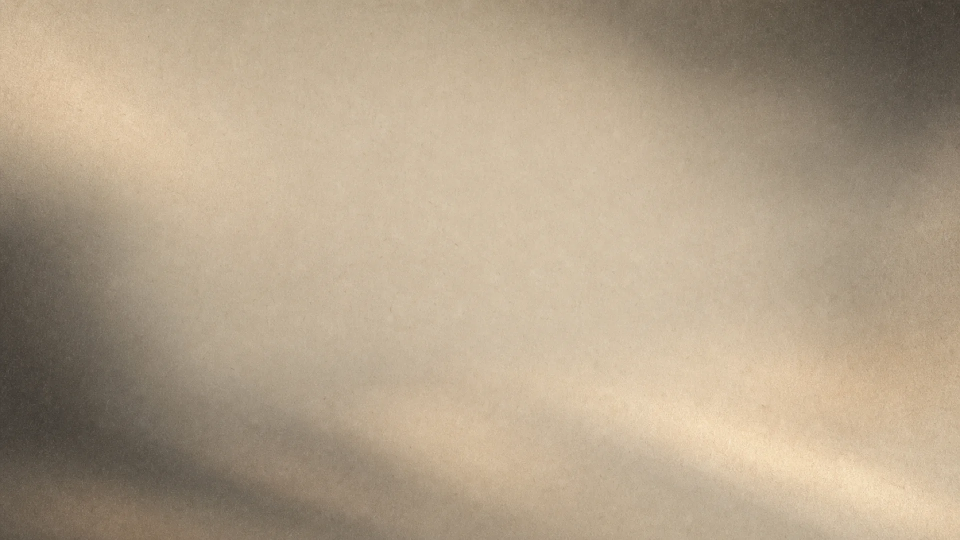
#> input picture guizang-social-card-skill/assets/screenshot-backgrounds/style-a/dune.webp, 1920 x 1080 px (shown at 1/2 size)
$ python -i generate_oil_cover.py   (imports and definitions only)
#> lines starting #> are read from the running program, lines starting #| are printed output that depends on the picture; after the words box and inside, x2 and y2 are one past the last pixel; in counts of white or black regions, pixels touching at a corner belong together
#!/usr/bin/env python3
"""
Generate oil-cover Xiaohongshu and Bilibili covers with Zenmux.

The script reads the oil-cover reference rules, asks Gemini to select/plan a
cover, then calls the configured image model to generate the final cover images.
"""

from __future__ import annotations

import argparse
import base64
import concurrent.futures
import json
import mimetypes
import os
import re
import shutil
import subprocess
import sys
import threading
import time
import urllib.error
import urllib.request
import uuid
from datetime import datetime
from pathlib import Path
from typing import Any


def _resolve_skill_dir() -> Path:
    """Locate the installed oil-cover skill directory without hardcoding a user.

    Prefer an explicit override, then the directory that owns this script. A
    project-local copy of the script falls back to installed Codex/Claude skills.
    Override with OIL_COVER_SKILL_DIR if needed.
    """
    override = os.environ.get("OIL_COVER_SKILL_DIR", "").strip()
    candidates = [Path(override)] if override else []
    script_skill_dir = Path(__file__).resolve().parent.parent
    if (script_skill_dir / "references" / "cover-rules.md").exists():
        candidates.append(script_skill_dir)
    candidates += [
        Path.home() / ".codex" / "skills" / "oil-cover",
        Path.home() / ".claude" / "skills" / "oil-cover",
    ]
    for candidate in candidates:
        if (candidate / "references" / "cover-rules.md").exists():
            return candidate
    return candidates[-1]


SKILL_DIR = _resolve_skill_dir()
DEFAULT_RULES_FILE = SKILL_DIR / "references" / "cover-rules.md"
DEFAULT_API_BASE = "https://zenmux.ai/api/v1"
DEFAULT_ANALYSIS_MODEL = "google/gemini-3.8-flash"
DEFAULT_IMAGE_MODEL = "openai/gpt-image-2.5-flare"

USER_CONFIG_FILE = Path(
    os.environ.get("OIL_COVER_CONFIG", str(Path.home() / ".oil-cover" / "config.json"))
).expanduser()


def load_user_config() -> dict[str, Any]:
    if not USER_CONFIG_FILE.exists():
        return {}
    try:
        payload = json.loads(USER_CONFIG_FILE.read_text(encoding="utf-8"))
    except (OSError, json.JSONDecodeError) as exc:
        raise RuntimeError(f"Invalid oil-cover user config: {USER_CONFIG_FILE}: {exc}") from exc
    if not isinstance(payload, dict):
        raise RuntimeError(f"oil-cover user config must be a JSON object: {USER_CONFIG_FILE}")
    return payload


USER_CONFIG = load_user_config()
CREATOR_NAME = str(USER_CONFIG.get("creator_name") or "the creator").strip()
configured_api_key_file = str(USER_CONFIG.get("api_key_file") or "").strip()
DEFAULT_API_KEY_FILE = (
    Path(configured_api_key_file).expanduser()
    if configured_api_key_file
    else Path.home() / ".config" / "oil-cover" / "zenmux_api_key"
)
PRODUCT_LOGO_DIR = SKILL_DIR / "assets" / "product-logos"
creator_portrait_config = USER_CONFIG.get("creator_portrait") or {}
# [2 lines not run here, left out]
configured_portrait_path = str(creator_portrait_config.get("path") or "").strip()
DEFAULT_CREATOR_PORTRAIT_OVERLAY = {
    "label": "configured_creator_portrait",
    "path": Path(configured_portrait_path).expanduser() if configured_portrait_path else None,
    "role": "local_code_composite",
}
DEFAULT_CREATOR_PORTRAIT_ENABLED = bool(creator_portrait_config.get("enabled", False))
CREATOR_PORTRAIT_LAYOUTS = {
    # The transparent asset is intentionally allowed to extend below the canvas.
    "3x4": {
        "width_ratio": 0.55,
        "top_ratio": 0.58,
        "right_ratio": -0.06,
    },
    "4x3": {
        "width_ratio": 0.38,
        "top_ratio": 0.40,
        "right_ratio": -0.03,
    },
    "16x9": {
        "width_ratio": 0.32,
        "top_ratio": 0.40,
        "right_ratio": 0.02,
    },
}
RETRYABLE_HTTP_CODES = {408, 429, 500, 502, 503, 504}
AUTO_PRODUCT_LOGOS = [
    (r"\b(?:feishu|lark)(?:\s+cli)?\b|飞书(?:\s*CLI)?", "feishu.png"),
    (r"\bkimi(?:\s+k3)?\b|月之暗面|Moonshot(?:\s*AI)?", "kimi.png"),
    (r"\bclaude\s+code\b|Claude Code|ClaudeCode|claude-code", "claude-code.png"),
    (r"\bcodex\b|Codex|代码智能体|Coding Agent", "codex-openai.png"),
    (r"\bchatgpt\b|ChatGPT|\bopenai\b|OpenAI", "openai.png"),
    (r"\bgemini\b|Gemini", "gemini.png"),
    (r"\bgrok(?:\s*\d+(?:\.\d+)?)?\b|Grok|xAI", "grok.png"),
    (r"\banthropic\b|Anthropic", "anthropic.png"),
    (r"\bclaude\b|Claude", "claude.png"),
    (r"\bcursor\b|Cursor", "cursor.png"),
    (r"\bcopilot\b|Copilot|GitHub Copilot", "github-copilot.png"),
    (r"\bgithub\b|GitHub", "github.png"),
    (r"\bego\s+lite\b|ego-lite|ego browser|ego-browser", "ego-lite.png"),
    (r"\bselector\b|Selector|Visual Element Picker|元素选择器", "selector.png"),
    (r"\bqoder\b|Qoder", "qoder.png"),
    (r"\bqwen\b|Qwen|通义千问|千问|通义", "qwen.png"),
    (r"\blongcat(?:[-\s]?2(?:\.0)?)?\b|LongCat|Long Cat|美团龙猫", "longcat.png"),
]


def retry_delay(attempt: int) -> float:
    return min(2 ** attempt, 8) + attempt * 0.25


# [135 lines left out: functions read_urlopen_json, parse_args, not called in this run]


def fail(message: str) -> None:
    print(f"Error: {message}", file=sys.stderr)
    sys.exit(1)


def run(cmd: list[str]) -> subprocess.CompletedProcess[str]:
    return subprocess.run(cmd, check=True, text=True, stdout=subprocess.PIPE, stderr=subprocess.PIPE)


# [72 lines left out: functions slugify, read_text, api_key_from_args, ffprobe_duration, parse_candidate_seconds, unique_times, not called in this run]


def _run_ffmpeg_fast(tail_args: list[str], *, threads: int = 0) -> subprocess.CompletedProcess[str]:
    # Software multi-threaded decode avoids GPU->CPU readback overhead when CPU `-vf scale` filters follow.
    return run(["ffmpeg", "-y", "-threads", str(threads), *tail_args])


# [273 lines left out: functions extract_video_frames, extract_frame, _laplacian_variance, _scan_video_frames, select_timestamps_local, resolve_candidate_timestamps and 3 more, not called in this run]


def trim_png_to_content(path: Path) -> None:
    try:
        from PIL import Image, ImageChops
    except Exception:
        return

    with Image.open(path) as image:
#> image is the input picture: PIL image 1920x1080 RGB; mean R, G, B 178.3, 161.4, 138
        rgba = image.convert("RGBA")
        alpha = rgba.getchannel("A")
#> alpha: PIL image 1920x1080 L; every value is 255

        if alpha.getextrema()[0] < 250:
            bbox = alpha.point(lambda value: 255 if value > 8 else 0).getbbox()
            content = rgba
            mask = alpha
        else:
            background = rgba.getpixel((rgba.width - 1, rgba.height - 1))
#> background = (214, 191, 162, 255)
            diff = ImageChops.difference(rgba, Image.new("RGBA", rgba.size, background))
            mask = diff.convert("L").point(lambda value: 255 if value > 10 else 0)
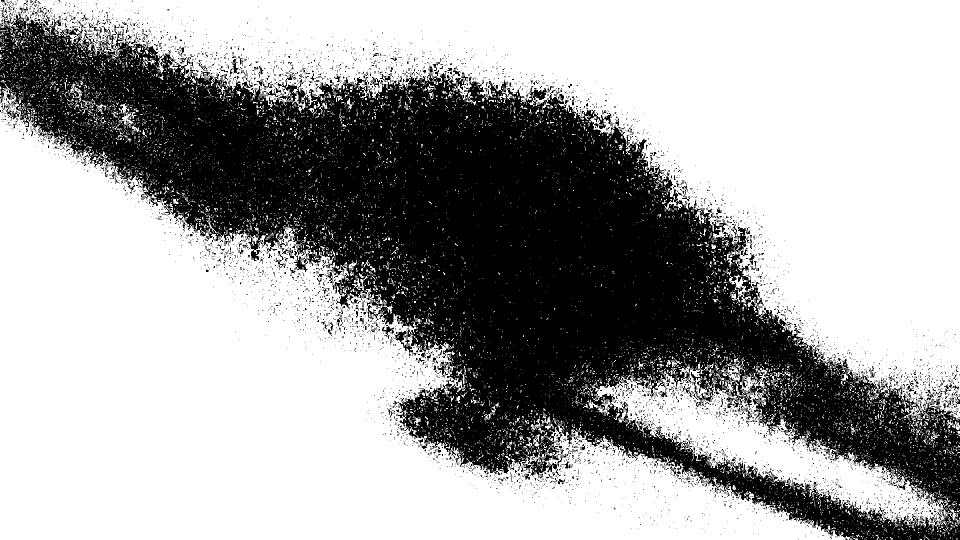
#> mask: PIL image 1920x1080 L (shown at 1/2 size); 65% white; 5071 black regions (4828 under 20 px), largest, box (x1, y1, x2, y2) and area: (0, 27, 1920, 1080) 697908, (207, 51, 239, 101) 288, (11, 209, 40, 242) 241
            bbox = mask.getbbox()
#> bbox = (0, 0, 1920, 1080)
            content = rgba

        if not bbox:
            return

        cropped = content.crop(bbox)
        cropped_mask = mask.crop(bbox)
        cropped.putalpha(cropped_mask)
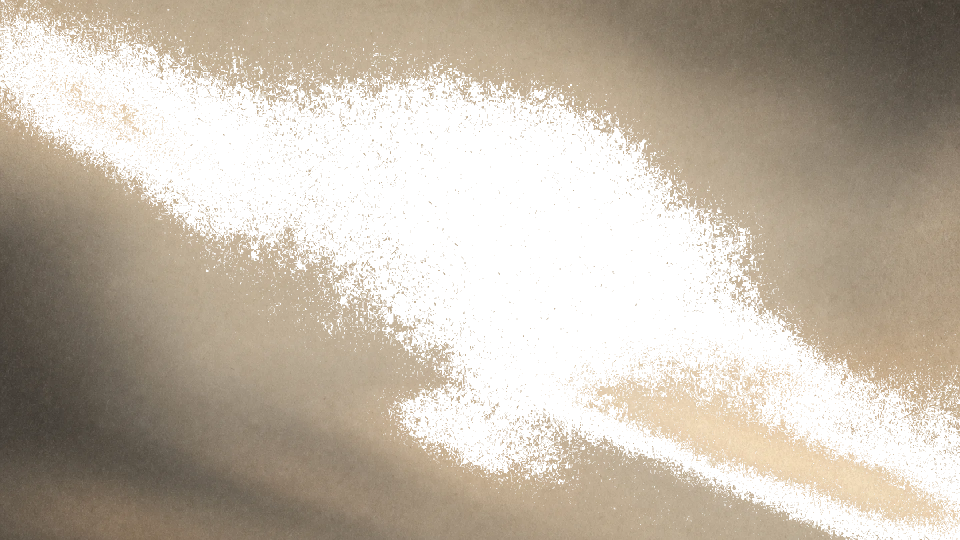
#> cropped: PIL image 1920x1080 RGBA (shown at 1/2 size); mean R, G, B, A 178.3, 161.4, 138, 165.6; transparent parts drawn white
        padding = max(16, int(max(cropped.size) * 0.08))
#> padding = 153
        side = max(cropped.width, cropped.height) + padding * 2
#> side = 2226
        output = Image.new("RGBA", (side, side), (255, 255, 255, 0))
        output.paste(cropped, ((side - cropped.width) // 2, (side - cropped.height) // 2), cropped)
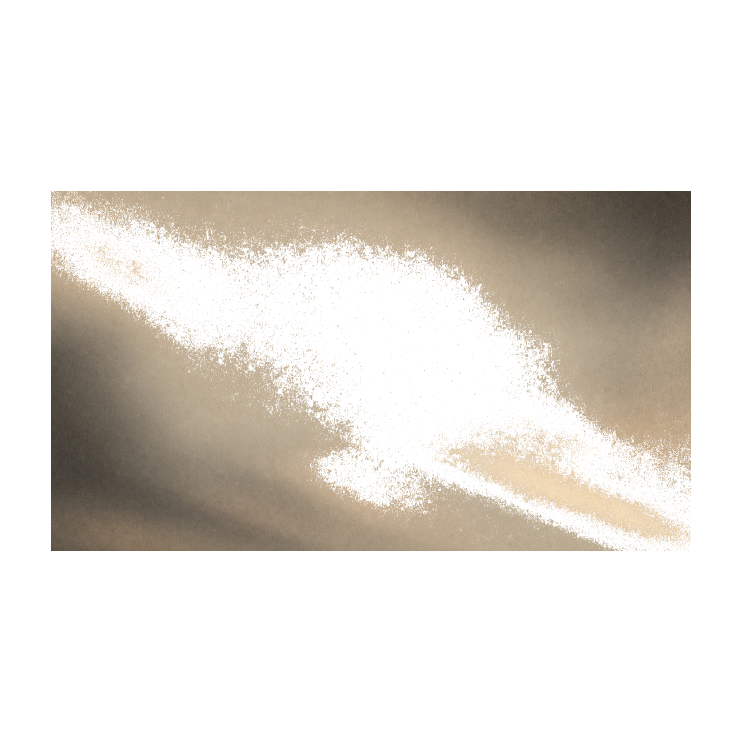
#> output: PIL image 2226x2226 RGBA (shown at 1/3 size); mean R, G, B, A 229.6, 225.4, 219.6, 69.3; transparent parts drawn white
        output.save(path)


# [519 lines left out: functions copy_logos, prepare_creator_portrait_overlay, creator_portrait_plan, creator_portrait_prompt_guard, composite_creator_portrait, infer_creator_portrait_aspect and 7 more, not called in this run]


VALID_ASPECT_KEYS = ("3x4", "4x3", "16x9")


# [15 lines left out: function parse_aspect_spec, not called in this run]


def requested_aspects(args: argparse.Namespace) -> tuple[str, ...]:
    return parse_aspect_spec(getattr(args, "aspect", "all"))


# [477 lines left out: functions aspect_size, strip_external_subtitle, exact_title_lines, lock_known_title, product_logo_guard, hard_rule_backfill and 6 more, not called in this run]


def _normalize_label(value: Any) -> str:
    return re.sub(r"\s+", "", str(value or "")).lower()


# [399 lines left out: functions selected_reference_paths, _write_json_atomic, generate_images, apply_creator_portrait_composites, main, not called in this run]


# [5 lines not run here, left out]

>>> result = trim_png_to_content('../../guizang-social-card-skill/assets/screenshot-backgrounds/style-a/dune.webp')
